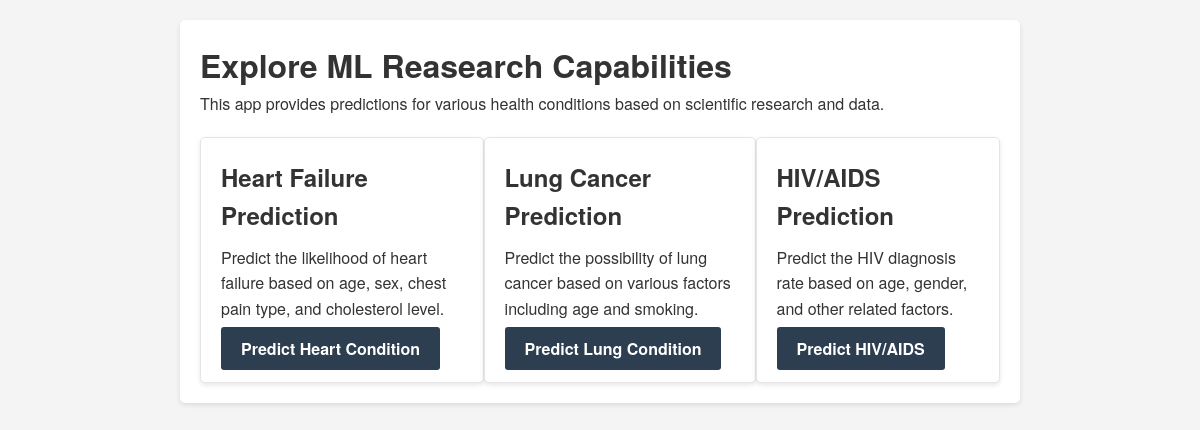
The page / on the database its author committed.
### ai/models.py (models this page shows, shortened)
class MlModel(models.Model):
    header = models.CharField(max_length=128)
    text = models.TextField(null=True, blank=True)
    href = models.CharField(max_length=128)
    link = models.CharField(max_length=128)

### ai/views.py (the view)
# urls.py: path('', IndexView.as_view(), name='index'),
class IndexView(CommonMixin, TemplateView):
    template_name = 'ai/index.html'
    title = 'Longevity'
    greetings = "Explore ML Reasearch Capabilities"
    cards = MlModel.objects.all()

### ai/common/views.py (called while the page is built)
    def get_context_data(self, **kwargs):
        context = super(CommonMixin, self).get_context_data(**kwargs)
        context['title'] = self.title
        context['greetings'] = self.greetings
        context['cards'] = self.cards
        context['result'] = self.result
        return context

### ai/templates/ai/index.html (shortened to what this page needs)
{% load static %}
<!DOCTYPE html>
<html>
<head>
  <link rel="stylesheet" href={% static 'css/styles.css' %}>
</head>
<body>
<div class="container">
  <h1>{{ greetings }}</h1>
  <p>This app provides predictions for various health conditions based on scientific research and data.</p>
  <div class="condition-list">
      {% for card in cards %}
          <div class="condition-card">
             <h2>{{ card.header }}</h2>
             <p>{{ card.text }}</p>
             <a href='{{ card.href }}' class="condition-link">{{ card.link }}</a>
          </div>
      {% endfor %}
  </div>
</div>
</body>
</html>

### static/css/styles.css (style rules this page uses)
body, h1, h2, h3, p, ul, li, form { margin: 0; padding: 0; }
body { font-family: 'Helvetica Neue', Arial, sans-serif; background-color: #f4f4f4; color: #333; line-height: 1.6; }
.container { max-width: 800px; margin: 20px auto; padding: 20px; background-color: white; border-radius: 5px; box-shadow: 0 2px 5px rgba(0, 0, 0, 0.1); }
a { color: #2d3e50; text-decoration: none; font-weight: bold; }
.condition-list { list-style-type: none; padding: 0; margin-top: 20px; display: flex; justify-content: space-around; }
.condition-card { background-color: #fff; border: 1px solid #e5e5e5; border-radius: 5px; padding: 20px; box-shadow: 0 2px 5px rgba(0, 0, 0, 0.1); transition: transform 0.3s; }
.condition-card h2 { font-size: 24px; margin-bottom: 10px; }
.condition-card p { font-size: 16px; margin-bottom: 15px; }
.condition-link { background-color: #2d3e50; color: white; padding: 10px 20px; border-radius: 3px; text-decoration: none; font-weight: bold; transition: background-color 0.3s; }

### rows shown on the page
MlModel: header "Heart Failure Prediction", text "Predict the likelihood of heart failure based on age, sex, chest pain type, and cholesterol level.", link "Predict Heart Condition"
MlModel: header "Lung Cancer Prediction", text "Predict the possibility of lung cancer based on various factors including age and smoking.", link "Predict Lung Condition"
MlModel: header "HIV/AIDS Prediction", text "Predict the HIV diagnosis rate based on age, gender, and other related factors.", link "Predict HIV/AIDS"

### other values the page prints
{{ greetings }} "Explore ML Reasearch Capabilities"
